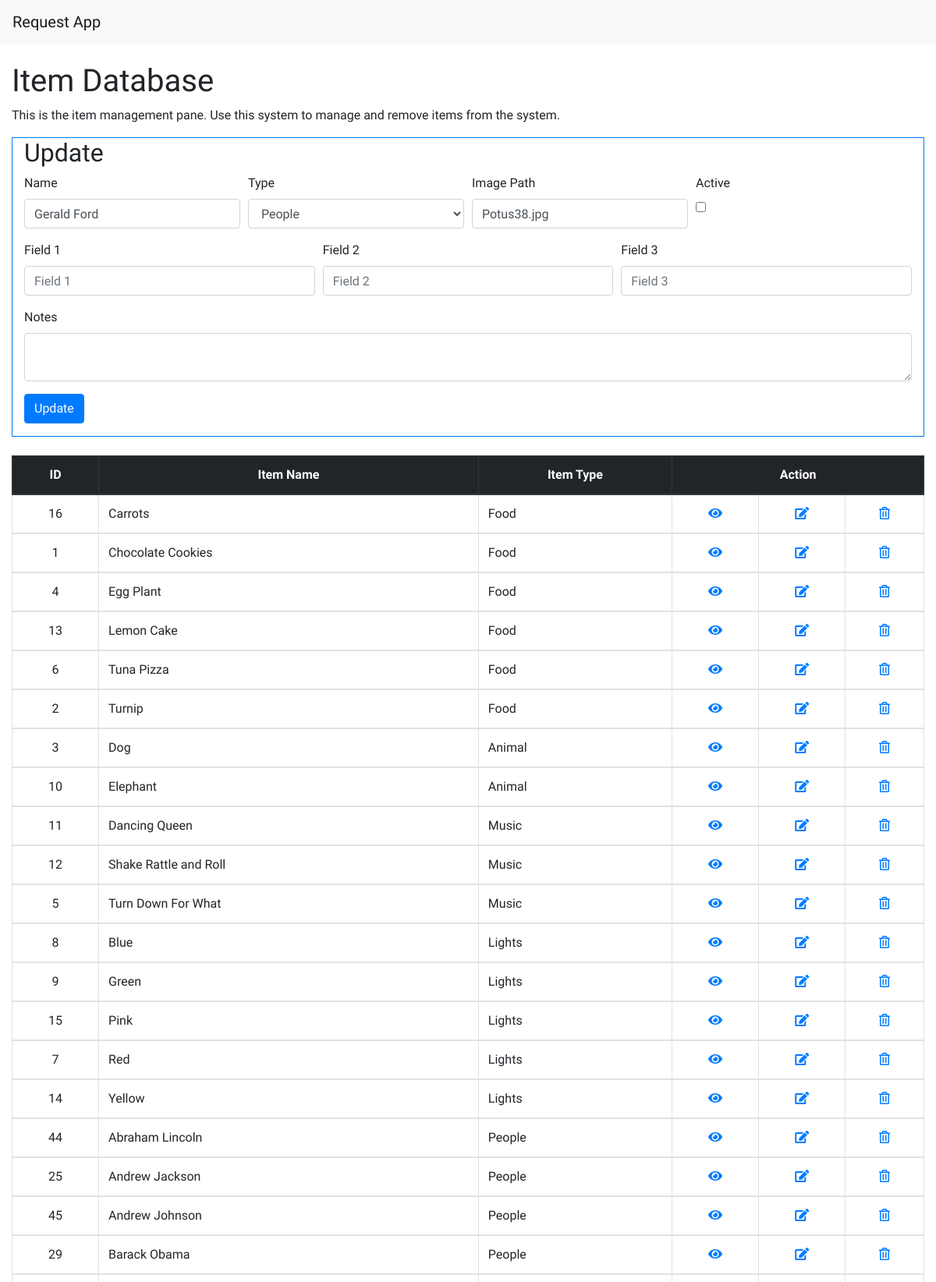
The app's page /crud/index.php?edit=35 (upper part) with its own data.
### tables this page shows
CREATE TABLE `items` (
  `item_id` int(11) NOT NULL COMMENT 'ID of the Item',
  `item_name` varchar(50) DEFAULT NULL COMMENT 'Name of the Item',
  `item_type` varchar(50) DEFAULT NULL COMMENT 'Type of the Item',
  `item_image` varchar(50) DEFAULT NULL COMMENT 'Item Image Path',
  `item_active` tinyint(1) NOT NULL DEFAULT '1' COMMENT 'Wether the item is active or not.',
  `item_notes` text COMMENT 'Item Notes',
  `item_price` float DEFAULT NULL COMMENT 'Item Price',
  `item_schema` int(11) DEFAULT NULL COMMENT 'Item field schema',
  `item_f1` varchar(255) DEFAULT NULL COMMENT 'Field 1',
  `item_f2` varchar(255) DEFAULT NULL COMMENT 'Field 2',
  `item_f3` varchar(255) DEFAULT NULL COMMENT 'Field 3'
);

CREATE TABLE `types` (
  `type_id` int(11) NOT NULL COMMENT 'The ID of the Type',
  `type_name` varchar(50) NOT NULL COMMENT 'The Name of the Type'
);

### crud/index.php (the view, shortened to what this page needs)
<?php include_once '../partials/_header.php' ?>
<?php
$name = $type = $imagePath = $active = "";
$update = false;
if (isset($_GET['edit'])) {
    $id = $_GET['edit'];
    $update = true;
    $record = mysqli_query($link, "SELECT * FROM items WHERE item_id=$id");
    if (count($record) == 1) {
        $n = mysqli_fetch_array($record);
        $name = $n['item_name'];
        $notes = $n['item_notes'];
        $imagePath = $n['item_image'];
        $field1 = $n['item_f1'];
        $field2 = $n['item_f2'];
        $field3 = $n['item_f3'];
    }
}
?>
  <div id='bodyContainer' class='fluid-container'>
    <br>
    <div class='col-md-12'>
            <h1>Item Database</h1>
            <p>This is the item management pane. Use this system to manage and remove items from the system.</p>
            <div class='border border-primary'>
              <div class='col-md-12'>
                <?php if ($update == true): ?>
                  <h2>Update</h2>
                <?php else: ?>
                  <h2>Add</h2>
                <?php endif ?>
                <form class='' method="post" action="server.php" >
                <div class='form-row'>
                  <div class='col'>
                    <div class="form-group">
                      <label class="">Name</label><br>
                      <input class='form-control' type="text" name="name" placeholder="Item Name" value="<?php echo $name; ?>">
                    </div>
                  </div>
                  <div class='col'>
                    <div class="form-group">
                  		<label class="">Type</label><br>
                      <?php
                      $typeResult = mysqli_query($link,"SELECT * FROM types ORDER BY type_name ASC");
                      echo "<select id='typeSelect' class='form-control' name='type'>";
                        while($row = mysqli_fetch_array($typeResult)) {
                          echo "<option class='form-control' value='" . $row['type_id'] . "'>" . $row['type_name'] . "</option>";
                        }
                        echo "</select>";
                        ?>
                    </div>
                  </div>
                  <div class='col'>
                    <div class="form-group">
                      <label class="">Image Path</label><br>
                      <input class='form-control' type="text" name="imagePath" placeholder="Image Path" value="<?php echo $imagePath; ?>">
                    </div>
                  </div>
                  <div class='col'>
                    <div class="form-group">
                      <label class="">Active</label><br>
                      <input id='activeCheckbox' type="checkbox" name="active" value="1">
                    </div>
                  </div>
                </div>
                <div class="form-row">
                  <div class="col">
                    <div class="form-group">
                      <label for="field1">Field 1</label>
                      <input class='form-control' type="text" name="field1" placeholder="Field 1" value="<?php echo $field1; ?>">
                    </div>
                  </div>
                  <div class="col">
                    <div class="form-group">
                      <label for="field2">Field 2</label>
                      <input class='form-control' type="text" name="field2" placeholder="Field 2" value="<?php echo $field2; ?>">
                    </div>
                  </div>
                  <div class="col">
                    <div class="form-group">
                      <label for="field3">Field 3</label>
                      <input class='form-control' type="text" name="field3" placeholder="Field 3" value="<?php echo $field3; ?>">
                    </div>
                  </div>
                </div>
                <div class="form-row">
                  <div class="col">
                    <div class="form-group">
                      <label for="notes">Notes</label>
                      <textarea class='form-control' name="notes"><?php echo $notes; ?></textarea>
                    </div>
                  </div>
                </div>
                	<div class="form-group">
                		<?php if ($update == true): ?>
                			<button class="btn btn-primary" type="submit" name="update">Update</button>
                		<?php else: ?>
                			<button class="btn btn-success" type="submit" name="save">Add</button>
                		<?php endif ?>
                	</div>
                </form>
              </div>
            </div>
            <br>
            <?php
            $activesql = "SELECT * FROM items INNER JOIN types ON items.item_type=types.type_id ORDER BY item_type, item_name ASC";
            if ($result = mysqli_query($link, $activesql)) {
                if (mysqli_num_rows($result) > 0) {
                    ?>
            <table id='resultTable' class='table table-bordered'>
              <thead class="thead-dark">
                <tr>
                  <th class='text-center'>ID</th>
                  <th class='text-center'>Item Name</th>
                  <th class='text-center'>Item Type</th>
                  <th class='text-center' colspan="3">Action</th>
                </tr>
              </thead>
              <?php
                  while ($row = mysqli_fetch_array($result)) {
                    $itemID = $row['item_id'];
                    $itemName = $row['item_name'];
                    $itemType = $row['type_name'];
                      echo "<tbody>";
                        echo "<tr>";
                          echo "<td class='text-center'>" . $itemID . "</td>";
                          echo "<td>" . $itemName . "</td>";
                          echo "<td>" . $itemType . "</td>";
                          echo "<td class='text-center'><a href='view.php?id=" . $itemID . "' class='view_btn'><i class='fas fa-eye'></i></a></td>";
                          echo "<td class='text-center'><a href='index.php?edit=" . $itemID . "' class='edit_btn'><i class='fas fa-edit'></i></a></td>";
                          echo "<td class='text-center'><a href='server.php?del=" . $itemID . "' class='del_btn'><i class='far fa-trash-alt'></i></a></td>";
                        echo "</tr>";
                      echo "</tbody>";
                  }
                    echo "</table>";
                } else {
                    echo "<p class='alert alert-info'>No items were found.</p>";
                }
            } else {
                SQLError($link);
            } ?>
          </div>
    </div>
    <?php include '../partials/_footer.php'; ?>

### css/master.css (style rules this page uses)
* { font-family: 'KoHo', sans-serif; }

### records on screen
items: name "Gerald Ford", imagePath "Potus38.jpg"
items: item_id "16", item_name "Carrots", types.type_name "Food"
items: item_id "1", item_name "Chocolate Cookies", types.type_name "Food"
items: item_id "4", item_name "Egg Plant", types.type_name "Food"
items: item_id "13", item_name "Lemon Cake", types.type_name "Food"
items: item_id "6", item_name "Tuna Pizza", types.type_name "Food"
items: item_id "2", item_name "Turnip", types.type_name "Food"
items: item_id "3", item_name "Dog", types.type_name "Animal"
items: item_id "10", item_name "Elephant", types.type_name "Animal"
items: item_id "11", item_name "Dancing Queen", types.type_name "Music"
items: item_id "12", item_name "Shake Rattle and Roll", types.type_name "Music"
items: item_id "5", item_name "Turn Down For What", types.type_name "Music"
items: item_id "8", item_name "Blue", types.type_name "Lights"
items: item_id "9", item_name "Green", types.type_name "Lights"
items: item_id "15", item_name "Pink", types.type_name "Lights"
items: item_id "7", item_name "Red", types.type_name "Lights"
items: item_id "14", item_name "Yellow", types.type_name "Lights"
items: item_id "44", item_name "Abraham Lincoln", types.type_name "People"
items: item_id "25", item_name "Andrew Jackson", types.type_name "People"
items: item_id "45", item_name "Andrew Johnson", types.type_name "People"
items: item_id "29", item_name "Barack Obama", types.type_name "People"

### other values on screen
form field type "People"
